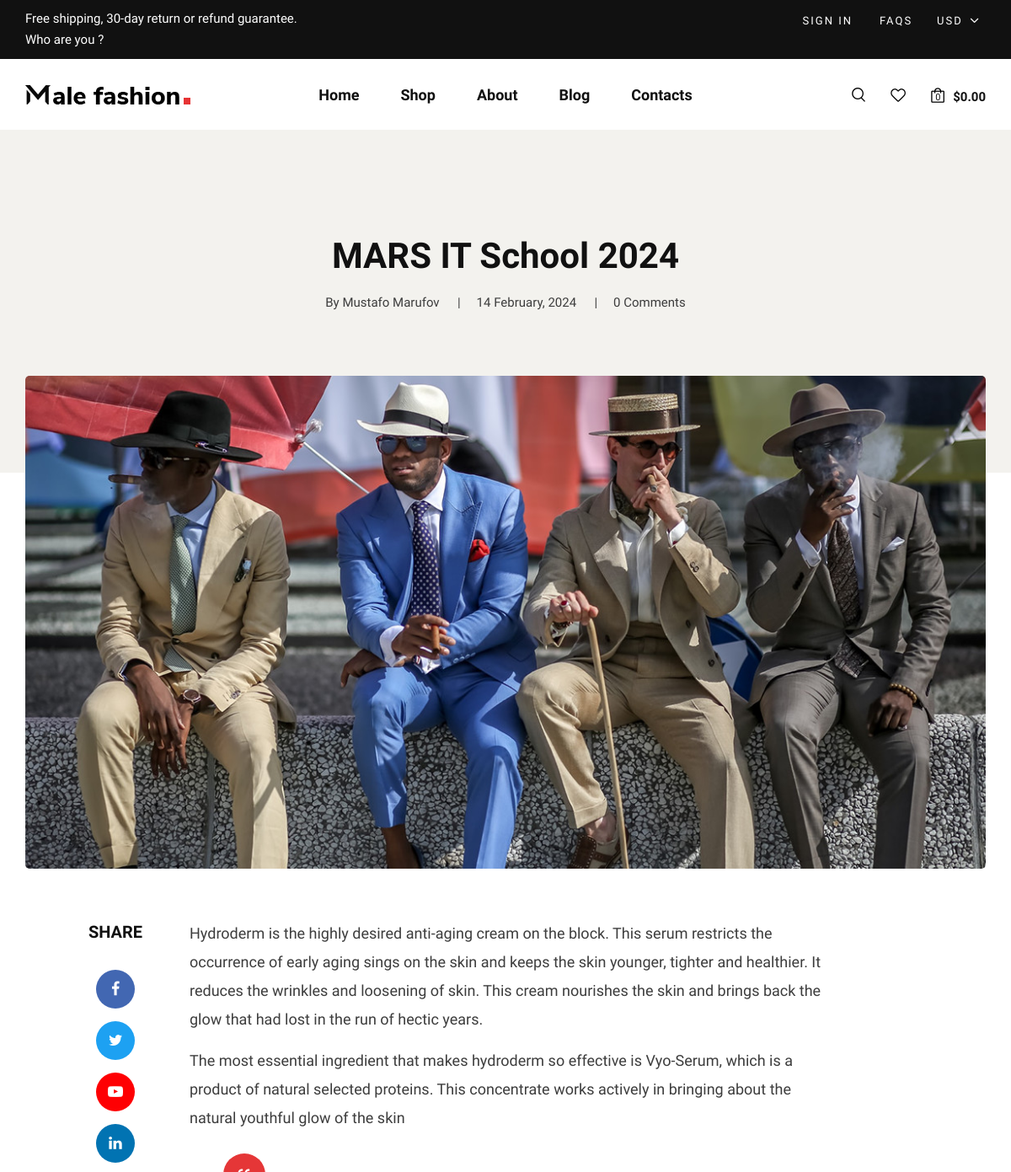
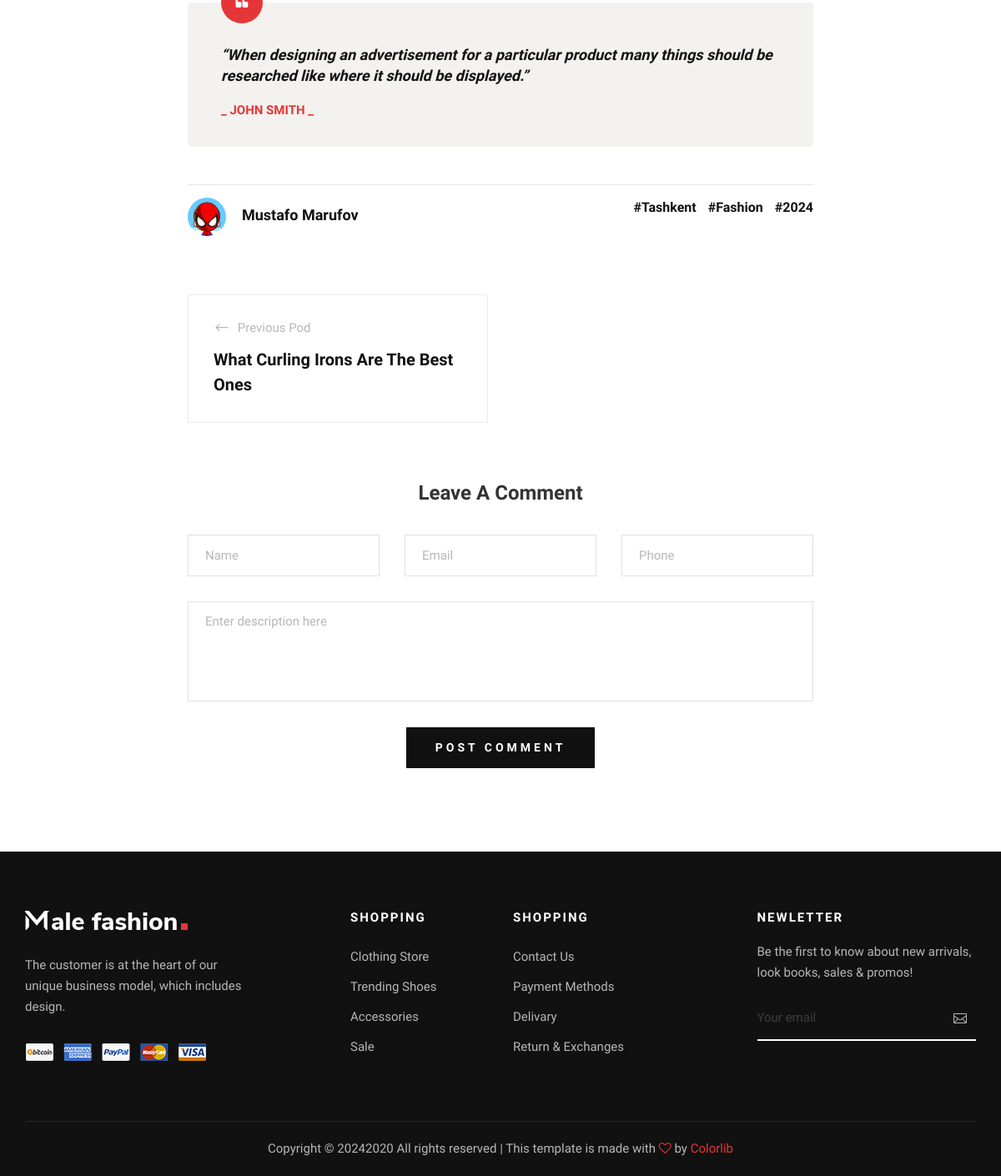
The app's page /blogs/post/3/ with its own data (2 pictures, top to bottom).
### blogs/models.py (models this page shows, shortened)
class PostModel(models.Model):
    title = models.CharField(max_length=64)
    description = models.TextField()
    short_description = models.TextField()
    image = models.ImageField(upload_to="posts/")
    author = models.ForeignKey(AuthorModel, on_delete=models.CASCADE)
    tags = models.ManyToManyField(TagModel)
    created_at = models.DateTimeField(auto_now_add=True)
    updated_at = models.DateTimeField(auto_now=True)
    def __str__(self):
        return self.title
    def get_previous(self):
        return self.get_previous_by_created_at()
    def get_next(self):
        return self.get_next_by_created_at()
    class Meta:
        verbose_name = "Post"
        verbose_name_plural = "Posts"

class AuthorModel(models.Model):
    full_name = models.CharField(max_length=36)
    avatar = models.ImageField(upload_to="posts/authors")
    date_of_birth = models.DateField()
    class Meta:
        verbose_name = "Author"
        verbose_name_plural = "Authors"

### products/models.py (models this page shows, shortened)
class TagModel(models.Model):
    title = models.CharField(max_length=24)
    class Meta:
        verbose_name = "Tag"
        verbose_name_plural = "Tags"

### blogs/views.py (the view, shortened to what this page needs)
# urls.py: path('post/<int:pk>/', blog_details, name='details'),
def blog_details(request, pk):
    post = PostModel.objects.get(pk=pk)
    form = CreateCommentForm()
    context = {
        "post": post,
        "form": form
    }
    return render(request, template_name='blog-details.html', context=context)

### blogs/forms.py
class CreateCommentForm(forms.ModelForm):
    class Meta:
        model = CommentModel
        fields = ("name", "phone", "email", "text")
        widgets = {
            'name': forms.TextInput(attrs={'placeholder': 'Name'}),
            'email': forms.TextInput(attrs={'placeholder': 'Email'}),
            'phone': forms.TextInput(attrs={'placeholder': 'Phone'}),
            'text': forms.Textarea(
                attrs={'placeholder': 'Enter description here'}),
        }

### templates/blog-details.html (shortened to what this page needs)
{% extends 'layouts/base.html' %}
{% load static %}
{% block content %}
        <section class="blog-hero spad">
            <div class="container">
                <div class="row d-flex justify-content-center">
                    <div class="col-lg-9 text-center">
                        <div class="blog__hero__text">
                            <h2>{{ post.title }}</h2>
                            <ul>
                                <li>By {{ post.author.full_name }}</li>
                                <li>{{ post.created_at|date:'d F, Y' }}</li>
                                <li>{{ post.comments.all.count }} Comments</li>
                            </ul>
                        </div>
                    </div>
                </div>
            </div>
        </section>
        <section class="blog-details spad">
            <div class="container">
                <div class="row d-flex justify-content-center">
                    <div class="col-lg-12">
                        <div class="blog__details__pic">
                            <img src="{{ post.image.url }}" alt="">
                        </div>
                    </div>
                    <div class="col-lg-8">
                        <div class="blog__details__content">
                            <div class="blog__details__share">
                                <span>share</span>
                                <ul>
                                    <li><a href="#"><i class="fa fa-facebook"></i></a></li>
                                    <li><a href="#" class="twitter"><i class="fa fa-twitter"></i></a></li>
                                    <li><a href="#" class="youtube"><i class="fa fa-youtube-play"></i></a></li>
                                    <li><a href="#" class="linkedin"><i class="fa fa-linkedin"></i></a></li>
                                </ul>
                            </div>
                            <div class="blog__details__text">
                                <p>{{ post.description }}</p>
                                <p>{{ post.short_description }}</p>
                            </div>
                            <div class="blog__details__quote">
                                <i class="fa fa-quote-left"></i>
                                <p>“When designing an advertisement for a particular product many things should be
                                    researched like where it should be displayed.”</p>
                                <h6>_ John Smith _</h6>
                            </div>
                            <div class="blog__details__option">
                                <div class="row">
                                    <div class="col-lg-6 col-md-6 col-sm-6">
                                        <div class="blog__details__author">
                                            <div class="blog__details__author__pic">
                                                <img src="{{ post.author.avatar.url }}" alt="">
                                            </div>
                                            <div class="blog__details__author__text">
                                                <h5>{{ post.author.full_name }}</h5>
                                            </div>
                                        </div>
                                    </div>
                                    <div class="col-lg-6 col-md-6 col-sm-6">
                                        <div class="blog__details__tags">
                                            {% for tag in post.tags.all %}
                                                <a href="{% url 'pages:blog' %}?tag={{ tag.title }}">#{{ tag.title }}</a>
                                            {% endfor %}
                                        </div>
                                    </div>
                                </div>
                            </div>
                            <div class="blog__details__btns">
                                <div class="row">
                                    <div class="col-lg-6 col-md-6 col-sm-6 h-50">
                                        {% if post.get_previous %}
                                            <a href="{% url 'blogs:details' pk=post.get_previous.pk %}" class="blog__details__btns__item">
                                                <p><span class="arrow_left"></span> Previous Pod</p>
                                                <h5>{{ post.get_previous }}</h5>
                                            </a>
                                        {% endif %}
                                    </div>
                                </div>
                            </div>
                            <div class="blog__details__comment">
                                <h4>Leave A Comment</h4>
                                <form action="" method="POST">
                                    <div class="row">
                                        <div class="col-lg-4 col-md-4">
                                            {{ form.name }}
                                        </div>
                                        <div class="col-lg-4 col-md-4">
                                            {{ form.email }}
                                        </div>
                                        <div class="col-lg-4 col-md-4">
                                            {{ form.phone }}
                                        </div>
                                        <div class="col-lg-12 text-center">
                                            {{ form.text }}
                                            <button type="submit" class="site-btn">Post Comment</button>
                                        </div>
                                    </div>
                                </form>
                            </div>
                        </div>
                    </div>
                </div>
            </div>
        </section>
{% endblock %}

### records on screen
PostModel: title "MARS IT School 2024", author.full_name "Mustafo Marufov", created_at "14 February, 2024", comments.all.count "0", image (picture), description "Hydroderm is the highly desired anti-aging cream on the block. This serum restricts the occurrence of early aging sings on the skin and keeps the skin younger, tighter and healthier. It reduces the wrinkles and loosening of skin. This cream nourishes the skin and brings back the glow that had lost in the run of hectic years.", short_description "The most essential ingredient that makes hydroderm so effective is Vyo-Serum, which is a product of natural selected proteins. This concentrate works actively in bringing about the natural youthful glow of the skin", author.avatar (picture), get_previous "What Curling Irons Are The Best Ones"
TagModel: title "Tashkent"
TagModel: title "Fashion"
TagModel: title "2024"
